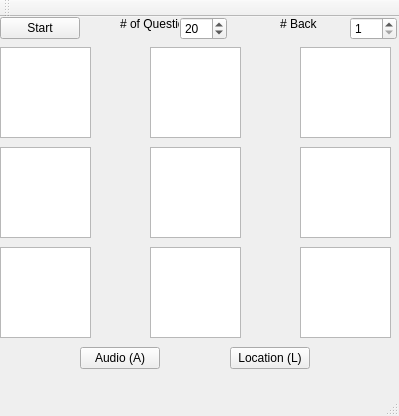
<?xml version="1.0" encoding="UTF-8"?>
<ui version="4.0">
 <class>MainWindow</class>
 <widget class="QMainWindow" name="MainWindow">
  <property name="geometry">
   <rect>
    <x>0</x>
    <y>0</y>
    <width>399</width>
    <height>416</height>
   </rect>
  </property>
  <property name="windowTitle">
   <string>MainWindow</string>
  </property>
  <widget class="QWidget" name="centralWidget">
   <widget class="QPushButton" name="start">
    <property name="geometry">
     <rect>
      <x>0</x>
      <y>0</y>
      <width>80</width>
      <height>22</height>
     </rect>
    </property>
    <property name="text">
     <string>Start</string>
    </property>
   </widget>
   <widget class="QSpinBox" name="back">
    <property name="geometry">
     <rect>
      <x>350</x>
      <y>0</y>
      <width>47</width>
      <height>23</height>
     </rect>
    </property>
    <property name="minimum">
     <number>1</number>
    </property>
   </widget>
   <widget class="QLabel" name="label">
    <property name="geometry">
     <rect>
      <x>280</x>
      <y>0</y>
      <width>59</width>
      <height>14</height>
     </rect>
    </property>
    <property name="text">
     <string># Back</string>
    </property>
   </widget>
   <widget class="QSpinBox" name="questions">
    <property name="geometry">
     <rect>
      <x>180</x>
      <y>0</y>
      <width>47</width>
      <height>23</height>
     </rect>
    </property>
    <property name="minimum">
     <number>2</number>
    </property>
    <property name="value">
     <number>20</number>
    </property>
   </widget>
   <widget class="QLabel" name="label_2">
    <property name="geometry">
     <rect>
      <x>120</x>
      <y>0</y>
      <width>59</width>
      <height>14</height>
     </rect>
    </property>
    <property name="text">
     <string># of Questions</string>
    </property>
   </widget>
   <widget class="QGraphicsView" name="graphicsView">
    <property name="geometry">
     <rect>
      <x>0</x>
      <y>30</y>
      <width>91</width>
      <height>91</height>
     </rect>
    </property>
   </widget>
   <widget class="QGraphicsView" name="graphicsView_2">
    <property name="geometry">
     <rect>
      <x>150</x>
      <y>30</y>
      <width>91</width>
      <height>91</height>
     </rect>
    </property>
   </widget>
   <widget class="QGraphicsView" name="graphicsView_3">
    <property name="geometry">
     <rect>
      <x>300</x>
      <y>30</y>
      <width>91</width>
      <height>91</height>
     </rect>
    </property>
   </widget>
   <widget class="QGraphicsView" name="graphicsView_4">
    <property name="geometry">
     <rect>
      <x>0</x>
      <y>130</y>
      <width>91</width>
      <height>91</height>
     </rect>
    </property>
   </widget>
   <widget class="QGraphicsView" name="graphicsView_5">
    <property name="geometry">
     <rect>
      <x>150</x>
      <y>130</y>
      <width>91</width>
      <height>91</height>
     </rect>
    </property>
   </widget>
   <widget class="QGraphicsView" name="graphicsView_6">
    <property name="geometry">
     <rect>
      <x>300</x>
      <y>130</y>
      <width>91</width>
      <height>91</height>
     </rect>
    </property>
   </widget>
   <widget class="QGraphicsView" name="graphicsView_7">
    <property name="geometry">
     <rect>
      <x>0</x>
      <y>230</y>
      <width>91</width>
      <height>91</height>
     </rect>
    </property>
   </widget>
   <widget class="QGraphicsView" name="graphicsView_8">
    <property name="geometry">
     <rect>
      <x>150</x>
      <y>230</y>
      <width>91</width>
      <height>91</height>
     </rect>
    </property>
   </widget>
   <widget class="QGraphicsView" name="graphicsView_9">
    <property name="geometry">
     <rect>
      <x>300</x>
      <y>230</y>
      <width>91</width>
      <height>91</height>
     </rect>
    </property>
   </widget>
   <widget class="QPushButton" name="location">
    <property name="geometry">
     <rect>
      <x>230</x>
      <y>330</y>
      <width>80</width>
      <height>22</height>
     </rect>
    </property>
    <property name="text">
     <string>Location (L)</string>
    </property>
   </widget>
   <widget class="QPushButton" name="audio">
    <property name="geometry">
     <rect>
      <x>80</x>
      <y>330</y>
      <width>80</width>
      <height>22</height>
     </rect>
    </property>
    <property name="text">
     <string>Audio (A)</string>
    </property>
   </widget>
  </widget>
  <widget class="QMenuBar" name="menuBar">
   <property name="geometry">
    <rect>
     <x>0</x>
     <y>0</y>
     <width>399</width>
     <height>19</height>
    </rect>
   </property>
  </widget>
  <widget class="QToolBar" name="mainToolBar">
   <attribute name="toolBarArea">
    <enum>TopToolBarArea</enum>
   </attribute>
   <attribute name="toolBarBreak">
    <bool>false</bool>
   </attribute>
  </widget>
  <widget class="QStatusBar" name="statusBar"/>
 </widget>
 <layoutdefault spacing="6" margin="11"/>
 <resources/>
 <connections/>
</ui>
